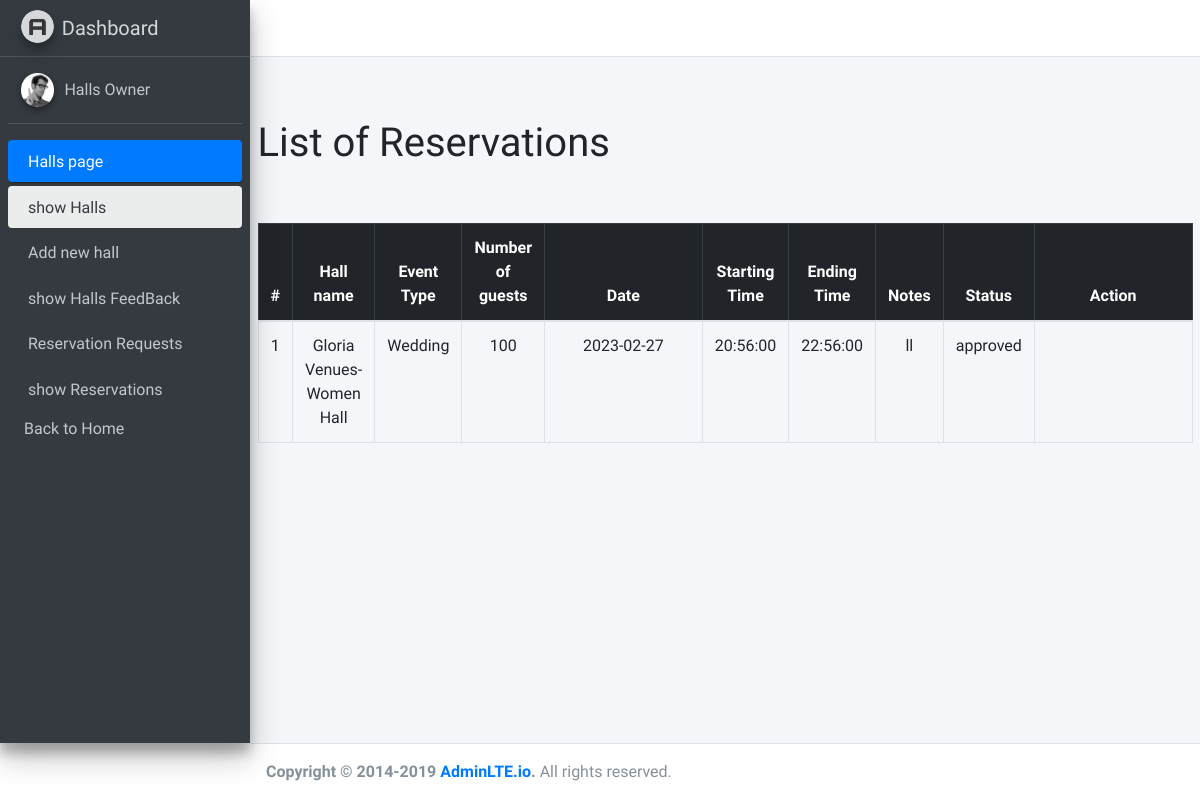
/admin/ShowReservations.php (signed in), run on an earlier commit of the app's database.
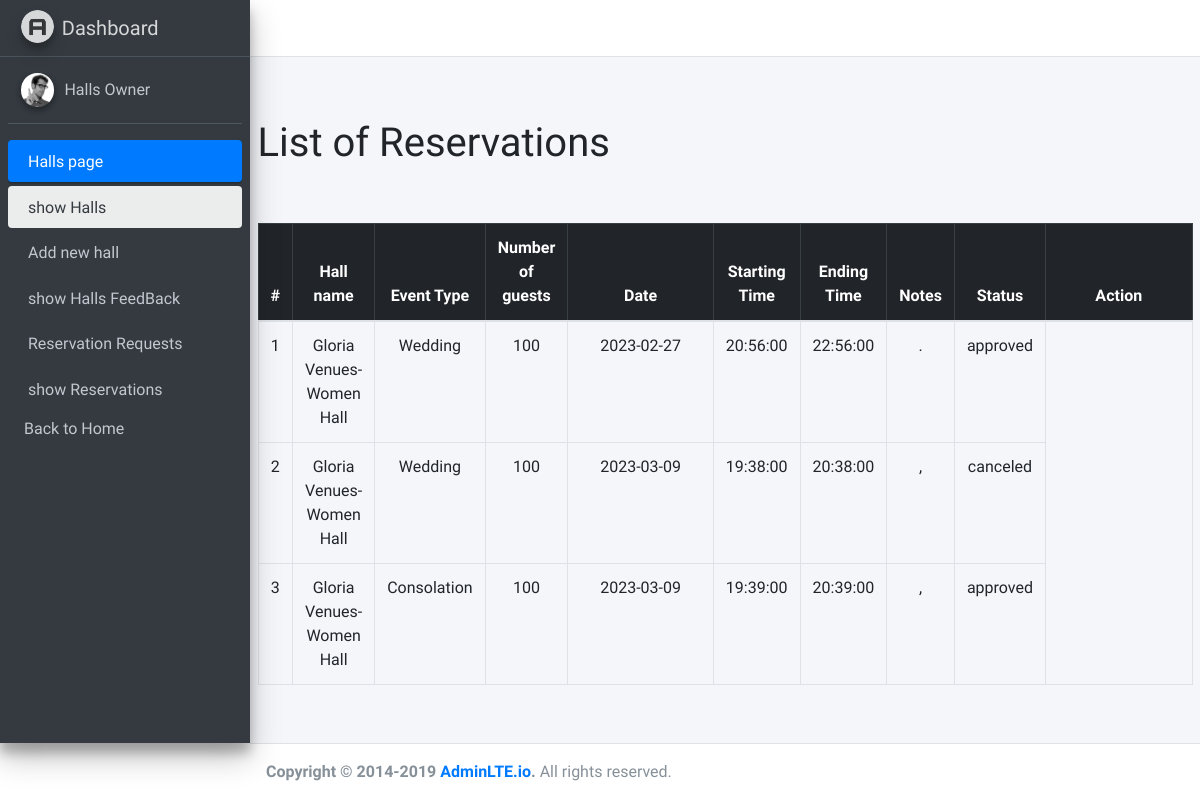
And on a later commit of the database.
### tables this page shows
CREATE TABLE `reservations` (
  `id` int NOT NULL,
  `event_type` varchar(255) NOT NULL,
  `number_guests` int NOT NULL,
  `date` date NOT NULL,
  `start_time` time NOT NULL,
  `end_time` time NOT NULL,
  `notes` varchar(1000) NOT NULL,
  `hall_id` int NOT NULL,
  `user_id` int NOT NULL,
  `status` enum('pending','approved','canceled') NOT NULL DEFAULT 'pending',
  `created_at` datetime NOT NULL DEFAULT CURRENT_TIMESTAMP,
  `price` int NOT NULL
);

CREATE TABLE `subhalls` (
  `id` int NOT NULL,
  `name` varchar(200) NOT NULL,
  `type` int NOT NULL,
  `number_of_guests` int NOT NULL,
  `hall_describtion` varchar(500) NOT NULL,
  `services` varchar(500) NOT NULL,
  `image_view` varchar(300) NOT NULL,
  `hall_id` int NOT NULL,
  `num_of_reservation` int NOT NULL DEFAULT '0',
  `price` int NOT NULL
);

### admin/handlers/get-reservation.php (called while the page is built)
<?php
$sql= "SELECT s.name,r.event_type,r.number_guests,r.date,r.start_time,r.end_time,r.notes,r.status,r.user_id,r.id
FROM reservations r
JOIN subhalls s ON r.hall_id = s.id
JOIN halls h ON s.hall_id = h.id
WHERE h.user_id = '$id' ";
$sqlResult=mysqli_query($conn,$sql);
$reservationData=mysqli_fetch_all($sqlResult);
?>

### admin/ShowReservations.php (the view, shortened to what this page needs)
<?php ob_start();
$id= $_SESSION['userId'];
require("handlers/db.php");
require("handlers/get-reservation.php");
$sql= "SELECT s.name,r.event_type,r.number_guests,r.date,r.start_time,r.end_time,r.notes,r.status,r.user_id,r.id
FROM reservations r
JOIN subhalls s ON r.hall_id = s.id
JOIN halls h ON s.hall_id = h.id
WHERE h.user_id = '$id' ";
$query=mysqli_query($conn,$sql);
if(mysqli_num_rows($query)>0){
$reservation=mysqli_fetch_all($query,MYSQLI_ASSOC);
}
require("inc/header.php");
?>
<main role="main" class="flex-shrink-0 ">
        <div class="container">
        <br>
            <h1>List of Reservations</h1>
            <br>
        <br>
            <table class="table table-bordered text-center justify-content-start">
                <thead  class="table-dark">
                    <tr>
                    <th scope="col">#</th>
                    <th scope="col">Hall name</th>
                    <th scope="col">Event Type</th>
                    <th scope="col">Number of guests</th>
                    <th scope="col"style="width:17%">Date</th>
                    <th scope="col">Starting Time</th>
                    <th scope="col">Ending Time</th>
                    <th scope="col">Notes</th>
                    <th scope="col">Status</th>
                    <th scope="col"style="width:17%">Action</th>
                    </tr>
                </thead>
                <tbody>
<?php
if(isset($reservation)){
foreach($reservationData as $index=>$reservation){?>
    <tr>
    <td><?=$index+1;?></td>
    <td><?=$reservation[0];?></td>
    <td><?php if($reservation[1]=='2'){
      echo "Wedding";}
      else if($reservation[1]=='3'){
        echo "Birthday Party";}
        else if($reservation[1]=='4'){
          echo "Consolation";}
          else if($reservation[1]=='5'){
            echo "Shower Party";}
            else if($reservation[1]=='6'){
              echo "Graduation party";}
              else if($reservation[1]=='7'){
                echo "Welcome party";}
                else if($reservation[1]=='8'){
                  echo "Gender reveal party";}
                  else if($reservation[1]=='9'){
                    echo "Meeting";}
                    else if($reservation[1]=='10'){
                      echo "Honoring Ceremony";}?></td>
    <td><?=$reservation[2];?></td>
    <td><?=$reservation[3];?></td>
    <td><?=$reservation[4];?></td>
    <td><?=$reservation[5];?></td>
    <td><?=$reservation[6];?></td>
    <td><?=$reservation[7];?></td>
    </tr>
<?php }
}
else{?>
  <tr>
    <td colspan="6" class="text-center">No Reservation Added</td>
  </tr>
  <?php
} ?>
        </tbody>
    </table>
        </div>
    </main>
  <?php
require("inc/footer.php");
?>

### admin/inc/header.php (shortened to what this page needs)
<!DOCTYPE html>
<html lang="en">
<head>
  <link rel="stylesheet" href="assets/css/fontawesome.all.css">
  <link rel="stylesheet" href="assets/css/adminlte.css">
</head>
<body class="hold-transition sidebar-mini">
<div class="wrapper">
  <nav class="main-header navbar navbar-expand navbar-white navbar-light">
    <ul class="navbar-nav">
      <li class="nav-item">
        <a class="nav-link" data-widget="pushmenu" href="#" role="button"><i class="fas fa-bars"></i></a>
      </li>
    </ul>
  </nav>
  <aside class="main-sidebar sidebar-dark-primary elevation-4">
    <a href="#" class="brand-link">
      <img src="assets/img/logo.png" alt="AdminLTE Logo" class="brand-image img-circle elevation-3"
           style="opacity: .8">
      <span class="brand-text font-weight-light">Dashboard</span>
    </a>
    <div class="sidebar">
      <div class="user-panel mt-3 pb-3 mb-3 d-flex">
        <div class="image">
          <img src="assets/img/user-profile.jpg" class="img-circle elevation-2" alt="User Image">
        </div>
        <div class="info">
        <?php  if (($_SESSION['usertype'] == 'owner') ){
?>
          <a href="#" class="d-block">Halls Owner</a>
    <?php    }?>
        </div>
      </div>
      <nav class="mt-2">
        <ul class="nav nav-pills nav-sidebar flex-column" data-widget="treeview" role="menu" data-accordion="false">
          <?php if( ($_SESSION['usertype'] == 'owner') ){?>
          <li class="nav-item has-treeview menu-open">
            <a href="#" class="nav-link active">
              <p>
                Halls page
              </p>
            </a>
            <ul class="nav nav-treeview">
              <li class="nav-item">
                <a href="showhallowner.php" class="nav-link active ">
                  <p>show Halls</p>
                </a>
              </li>
              <li class="nav-item">
                <a href="createhall.php" class="nav-link ">
                  <p>Add new hall</p>
                </a>
              </li>
              <li class="nav-item">
                <a href="showlistFeedBacksubhall.php" class="nav-link  ">
                  <p>show Halls FeedBack</p>
                </a>
              </li>
              <li class="nav-item">
                <a href="ShowReservations.php" class="nav-link ">
                  <p>Reservation Requests</p>
                </a>
              </li>
              <li class="nav-item">
                <a href="Showresowner.php" class="nav-link  ">
                  <p>show Reservations</p>
                </a>
              </li>
            </ul>
          </li>  <?php }?>
        </ul>
      </nav>
      <?php if( ($_SESSION['usertype']!= 'owner') ){?>
      <div class="float-left d-none d-sm-inline">
    <a class="dropdown-item" href="../admin/handlers/logout.php">logout</a>
    </div>
    <?php }else{?>
      <div class="float-left d-none d-sm-inline">
    <a class="dropdown-item" href="../admin/handlers/logout.php">Back to Home</a>
    </div>
    <?php }?>
    </div>
  </aside>
  <div class="content-wrapper">
    <div class="content-header">
    </div>

### admin/inc/footer.php (shortened to what this page needs)
</div>
      </div>
  <footer class="main-footer">
    <strong>Copyright &copy; 2014-2019 <a href="https://adminlte.io">AdminLTE.io</a>.</strong> All rights reserved.
  </footer>
</body>
</html>

What changed in the data, as far as the page shows it:
changed reservations (number 1 of 3 on the later page): notes "ll" → "."
added reservations: hall.name "Gloria Venues-Women Hall", event_type "Wedding", number_guests "100", date "2023-03-09", start_time "19:38:00", end_time "20:38:00", notes ",", status "canceled"
added reservations: hall.name "Gloria Venues-Women Hall", event_type "Consolation", number_guests "100", date "2023-03-09", start_time "19:39:00", end_time "20:39:00", notes ",", status "approved"
